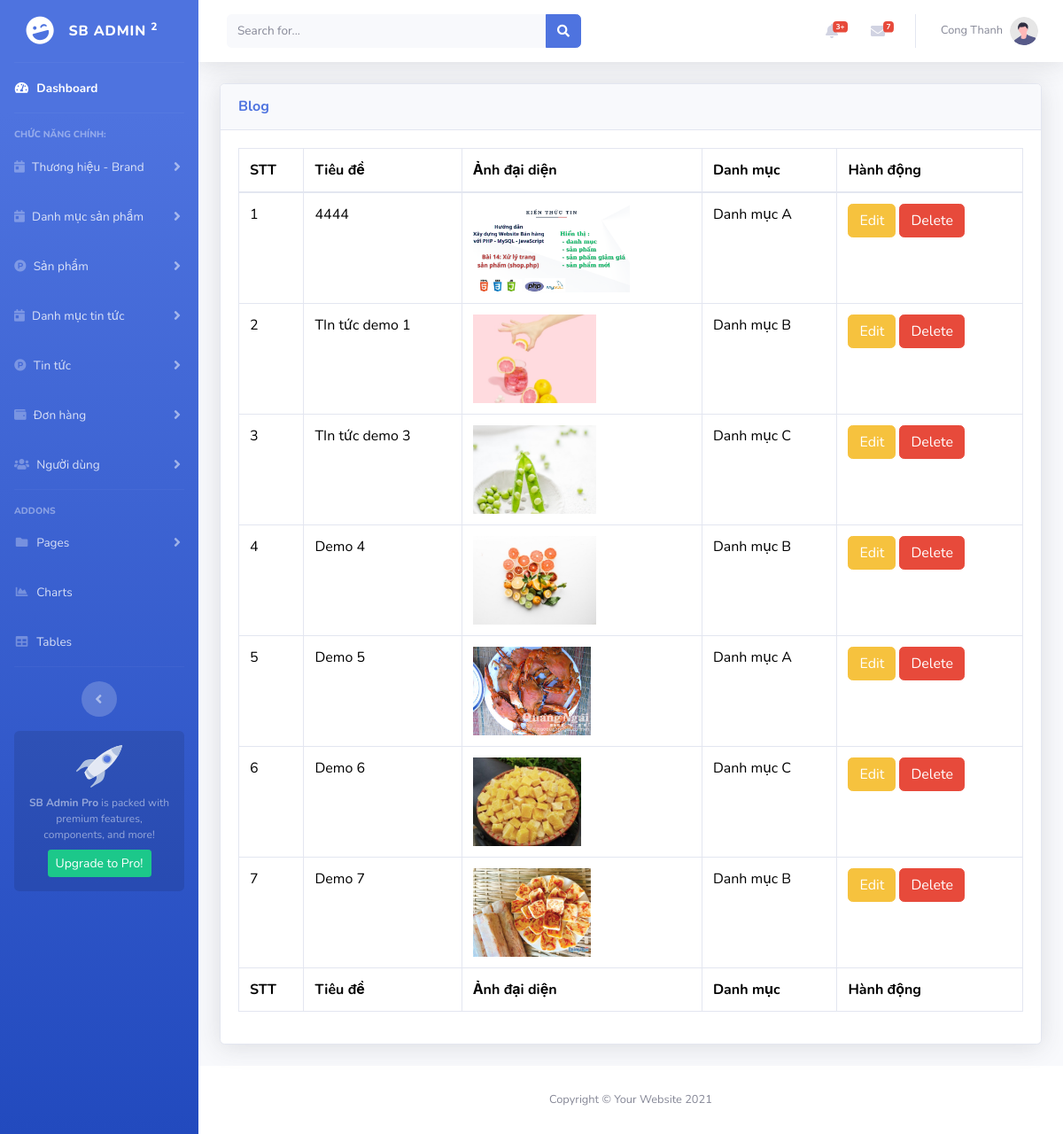
The page /webbanhang/quantri/listnews.php (signed in) on the database its author committed.
### tables this page shows
CREATE TABLE `news` (
  `id` bigint(20) NOT NULL,
  `title` varchar(100) NOT NULL,
  `avatar` varchar(200) NOT NULL,
  `slug` varchar(100) NOT NULL,
  `sumary` text NOT NULL,
  `description` text NOT NULL,
  `newscategory_id` int(11) NOT NULL,
  `created_at` datetime DEFAULT NULL,
  `updated_at` datetime DEFAULT NULL
);

CREATE TABLE `newscategories` (
  `id` int(11) NOT NULL,
  `name` varchar(100) NOT NULL,
  `slug` varchar(100) NOT NULL,
  `status` enum('Active','Innactive') NOT NULL,
  `created_at` datetime DEFAULT NULL,
  `updated_at` datetime DEFAULT NULL
);

### webbanhang/quantri/listnews.php (the view, shortened to what this page needs)
<?php
require('includes/header.php');
?>
<div>
<div class="card shadow mb-4">
<div class="card-header py-3">
    <h6 class="m-0 font-weight-bold text-primary">Blog</h6>
</div>
<div class="card-body">
    <div class="table-responsive">
        <table class="table table-bordered" id="dataTable" width="100%" cellspacing="0">
            <thead>
                <tr>
                    <th>STT</th>
                    <th>Tiêu đề</th>
                    <th>Ảnh đại diện</th>
                    <th>Danh mục</th>
                    <th>Hành động</th>
                </tr>
            </thead>
            <tfoot>
                <tr>
                <th>STT</th>
                    <th>Tiêu đề</th>
                    <th>Ảnh đại diện</th>
                    <th>Danh mục</th>
                    <th>Hành động</th>
                </tr>
            </tfoot>
            <tbody>
            <?php
    require('../db/conn.php');
    $sql_str = "select
    *, news.id as nid
    from news, newscategories where
    news.newscategory_id = newscategories.id
    order by news.created_at";
    $result = mysqli_query($conn, $sql_str);
    $stt = 0;
    while ($row = mysqli_fetch_assoc($result)){
        $stt++;
        ?>
            <tr>
                <td><?=$stt?></td>
                <td><?=$row['title']?></td>
                <td><img src='<?=$row['avatar']?>' height='100px' /></td>
                <td><?=$row['name']?></td>
                <td>
                    <a class="btn btn-warning" href="editnews.php?id=<?=$row['nid']?>">Edit</a>
                    <a class="btn btn-danger"
                    href="deletenews.php?id=<?=$row['nid']?>"
                    onclick="return confirm('Bạn chắc chắn xóa tin tức này?');">Delete</a>
                </td>
            </tr>
            <?php
    }
    ?>
                    </tbody>
                </table>
            </div>
        </div>
    </div>
</div>
<?php
require('includes/footer.php');
?>

### rows shown on the page
news: title "4444", avatar (picture), newscategory.name "Danh mục A"
news: title "TIn tức demo 1", avatar (picture), newscategory.name "Danh mục B"
news: title "TIn tức demo 3", avatar (picture), newscategory.name "Danh mục C"
news: title "Demo 4", avatar (picture), newscategory.name "Danh mục B"
news: title "Demo 5", avatar (picture), newscategory.name "Danh mục A"
news: title "Demo 6", avatar (picture), newscategory.name "Danh mục C"
news: title "Demo 7", avatar (picture), newscategory.name "Danh mục B"

### other values the page prints
$user['name'] "Cong Thanh"
